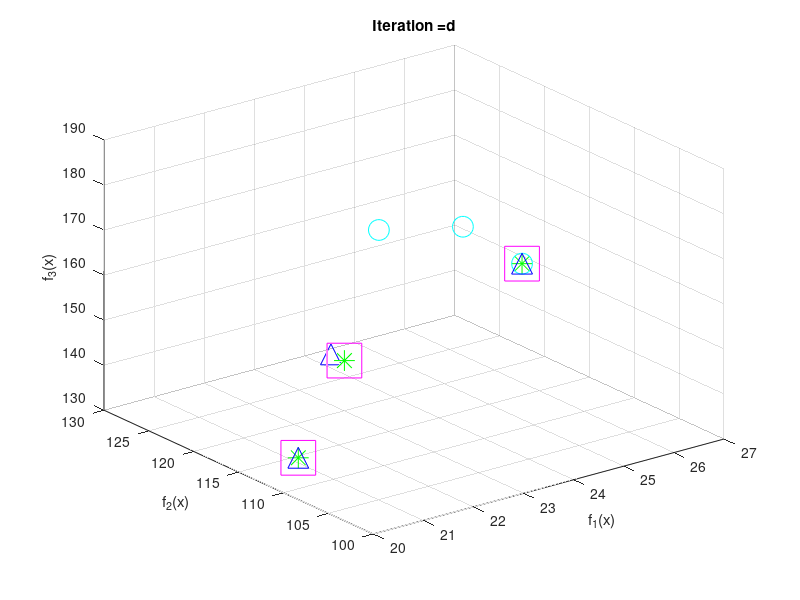

Here is the MATLAB script that generated this plot:
function PlotCosts()

        Input.nsga2=load('nsga2.mat');
        Input.hybrid=load('hybrid.mat');
        Input.moead=load('moead.mat');

        empty_individual.bandb=[];
        empty_individual.nsga2=[];
        empty_individual.hybrid=[];
        empty_individual.moead=[];

        pop=repmat(empty_individual,4,1);

        temp0=cell(4,1);
        temp0{1}=[23;1.001666666666667e+02;1.808333333333333e+02];
        temp0{2}=[20.833333333333336;1.130000000000000e+02;1.325000000000000e+02];
        temp0{3}=[20.500000000000000;106;1.615000000000000e+02];
        %temp0{4}=[24.3334;13.6667;132.5000];
        for i=1:4
            pop(i).bandb=temp0{i};
        end
        q1=[pop.bandb];
        x=q1(1,:);
        y=q1(2,:);
        z=q1(3,:);
        %plot3(x,y,z,'or','Markersize',15, 'marker' , '*' ,'markerfacecolor','green' , 'markeredgecolor','green');
        plot3(x,y,z,'or','Markersize',25, 'marker' , 's' , 'markeredgecolor','magenta');
        title(['Iteration =' 100]);
        xlabel('f_1(x)');
        ylabel('f_2(x)'); 
        zlabel('f_3(x)');
        grid on
        hold on
        
        temp1=[Input.nsga2.Output.Paretolist2];
        for i=1:numel(temp1)
            pop(i).nsga2=temp1{i};
        end
        q=[pop.nsga2];
        x=q(1,:);
        y=q(2,:);
        z=q(3,:);
        %plot3(x,y,z,'or','Markersize',15, 'marker' , '*' ,'markerfacecolor','green' , 'markeredgecolor','green');
        plot3(x,y,z,'or','Markersize',15, 'marker' , '*' , 'markeredgecolor','green');
        title(['Iteration =' 100]);
        xlabel('f_1(x)');
        ylabel('f_2(x)'); 
        zlabel('f_3(x)');
        grid on
        hold on

        temp2=[Input.hybrid.Output.Paretolist2];
        for i=1:numel(temp2)
            pop(i).hybrid=temp2{i};
        end
        qq=[pop.hybrid];
        x=qq(1,:);
        y=qq(2,:);
        z=qq(3,:);
        %plot3(x,y,z,'or','Markersize',6,'markerfacecolor','blue');
        %plot3(x,y,z,'or','Markersize',12, 'marker' , 'o' ,'markerfacecolor','green' , 'markeredgecolor','red');
        plot3(x,y,z,'or','Markersize',15, 'marker' , 'o' , 'markeredgecolor','cyan');
        title(['Iteration =' 100]);
        xlabel('f_1(x)');
        ylabel('f_2(x)'); 
        zlabel('f_3(x)');
        grid on
        hold on

        temp3=[Input.moead.Output.Paretolist2];
        for i=1:numel(temp3)
            pop(i).moead=temp3{i};
        end
        qqq=[pop.moead];
        x=qqq(1,:);
        y=qqq(2,:);
        z=qqq(3,:);
        %plot3(x,y,z,'or','Markersize',15, 'marker' , '^' ,'markerfacecolor','green' , 'markeredgecolor','blue');
        plot3(x,y,z,'or','Markersize',15, 'marker' , '^' , 'markeredgecolor','blue');
        title(['Iteration =' 100]);
        xlabel('f_1(x)');
        ylabel('f_2(x)'); 
        zlabel('f_3(x)');
        grid on
        hold off
        
end